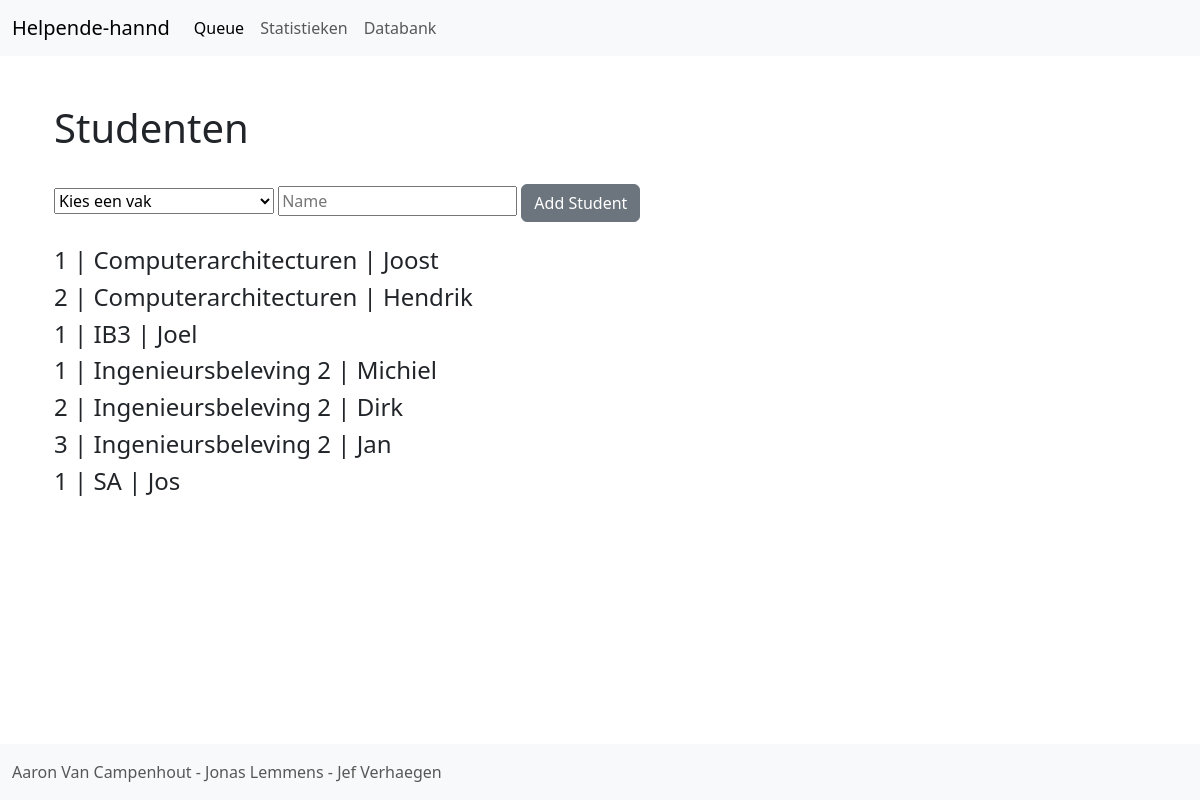
Before: /databank with the older database file.
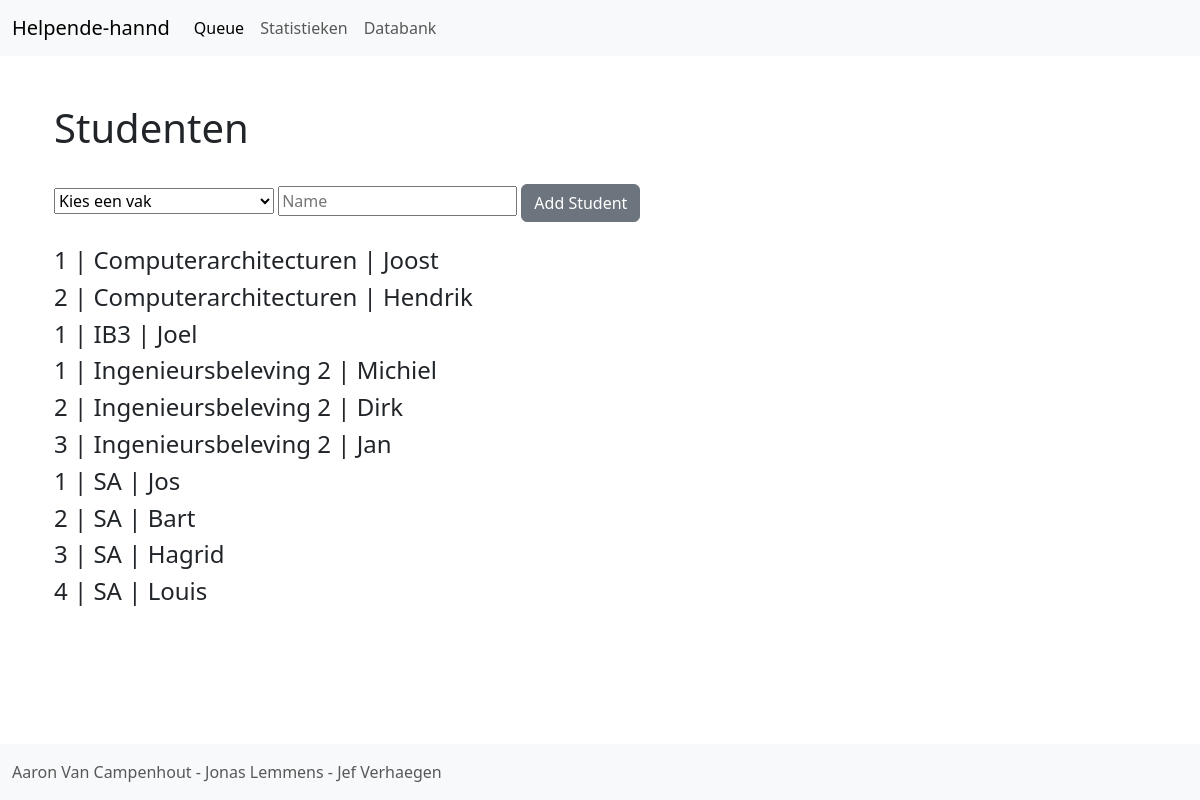
After: the same page with the newer database file.
### Flask-webserver/app.py (models this page shows, shortened)
class  Klas(db.Model):
    cid = db.Column(db.Integer,primary_key=True)
    vak = db.Column(db.String(200),primary_key=True,nullable=False)
    name = db.Column(db.String(200), nullable=False)

### Flask-webserver/app.py (the view)
@app.route("/databank",methods=["POST","GET"])
def databank():
    klaslijst = "Lijst met Studentnamen"
    if request.method == "POST":
        if(request.form['subject']!='Kies een vak'):
            last_id = db.session.execute(db.select(Klas.cid).where(Klas.vak == request.form['subject'] ).order_by(Klas.cid.desc())).scalar()
            print("laatste id: ", last_id)
            if last_id == None:
                curr_id = 1
            else:
                curr_id = last_id + 1
            new_student = Klas(cid=curr_id, name=request.form['name'], vak = request.form['subject'])
            db.session.add(new_student)
            db.session.commit()
        else:
            print("leeg")
        return redirect(url_for('databank'))
    else:
        studenten = db.session.execute(db.select(Klas).order_by(Klas.vak,Klas.cid)).scalars()
        return render_template("databank.html",title=klaslijst,klas=studenten)

### Flask-webserver/templates/databank.html (shortened to what this page needs)
{% extends "base.html" %}
{% block content %}
    <div class ="container">
        <h1>Studenten</h1>
        <br/>
        <form action="/databank" METHOD="POST">
            <tr>
                <td>
                    <select name="subject">
                        <option>Kies een vak</option>
                    </select>
                </td>
                <td>
                    <input type="text" placeholder="Name" name="name">
                </td>
                <td>
                    <input type="submit" value="Add Student" class="btn btn-secondary">
                </td>
            </tr>
        </form>
    <br/>
    {% for student in klas %}
        <h4>
            {{ student.cid }} | {{ student.vak }} | {{ student.name }}
        </h4>
    {% endfor %}
    </div>
{% endblock %}

### Flask-webserver/templates/base.html (shortened to what this page needs)
<!doctype html>
<html lang="en">
  <head>
    <link href="https://cdn.jsdelivr.net/npm/bootstrap@5.3.0-alpha1/dist/css/bootstrap.min.css" rel="stylesheet">
  </head>
  <body>
    {% include 'navbar.html'%}
    <div class="container">
        {% block content %}
        {% endblock %}
    </div>
    {% include 'footer.html'%}
  </body>
</html>

### Flask-webserver/templates/navbar.html (shortened to what this page needs)
<nav class="navbar navbar-expand-lg bg-body-tertiary">
    <div class="container-fluid">
      <a class="navbar-brand" href="{{url_for('home')}}">Helpende-hannd</a>
      <div class="collapse navbar-collapse" id="navbarNav">
        <ul class="navbar-nav">
          <li class="nav-item">
            <a class="nav-link active" aria-current="page" href="{{url_for('queue')}}">Queue</a>
          </li>
          <li class="nav-item">
            <a class="nav-link" href="{{url_for('stats')}}">Statistieken</a>
          </li>
          <li class="nav-item">
            <a class="nav-link" href="{{url_for('databank')}}">Databank</a>
          </li>
        </ul>
      </div>
    </div>
  </nav>

### Flask-webserver/templates/footer.html
<nav class="navbar fixed-bottom bg-body-tertiary">
    <div class="container-fluid">
        <span class="navbar-text">
            Aaron Van Campenhout - Jonas Lemmens - Jef Verhaegen
        </span>
    </div>
  </nav>

Changed rows visible on the page:
added Klas: cid "2", vak "SA", name "Bart"
added Klas: cid "3", vak "SA", name "Hagrid"
added Klas: cid "4", vak "SA", name "Louis"
